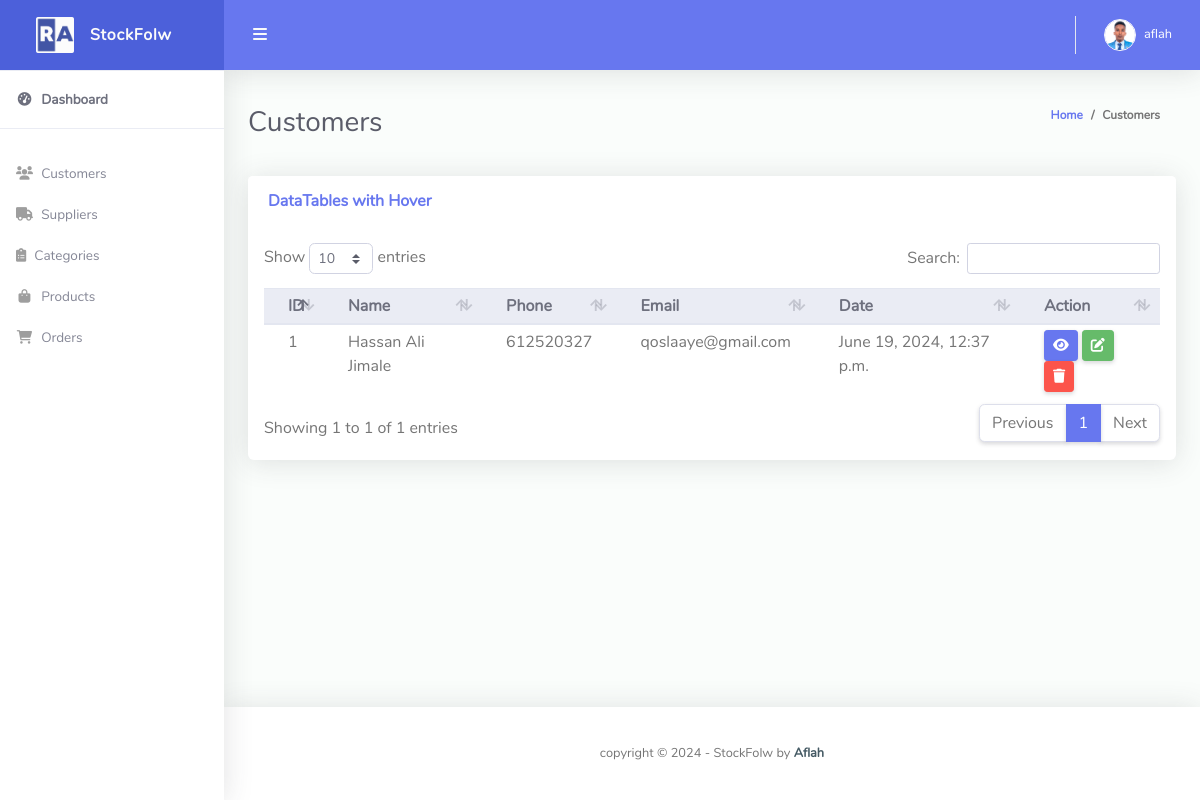
Page /customer/ (signed in) on the earlier database version.
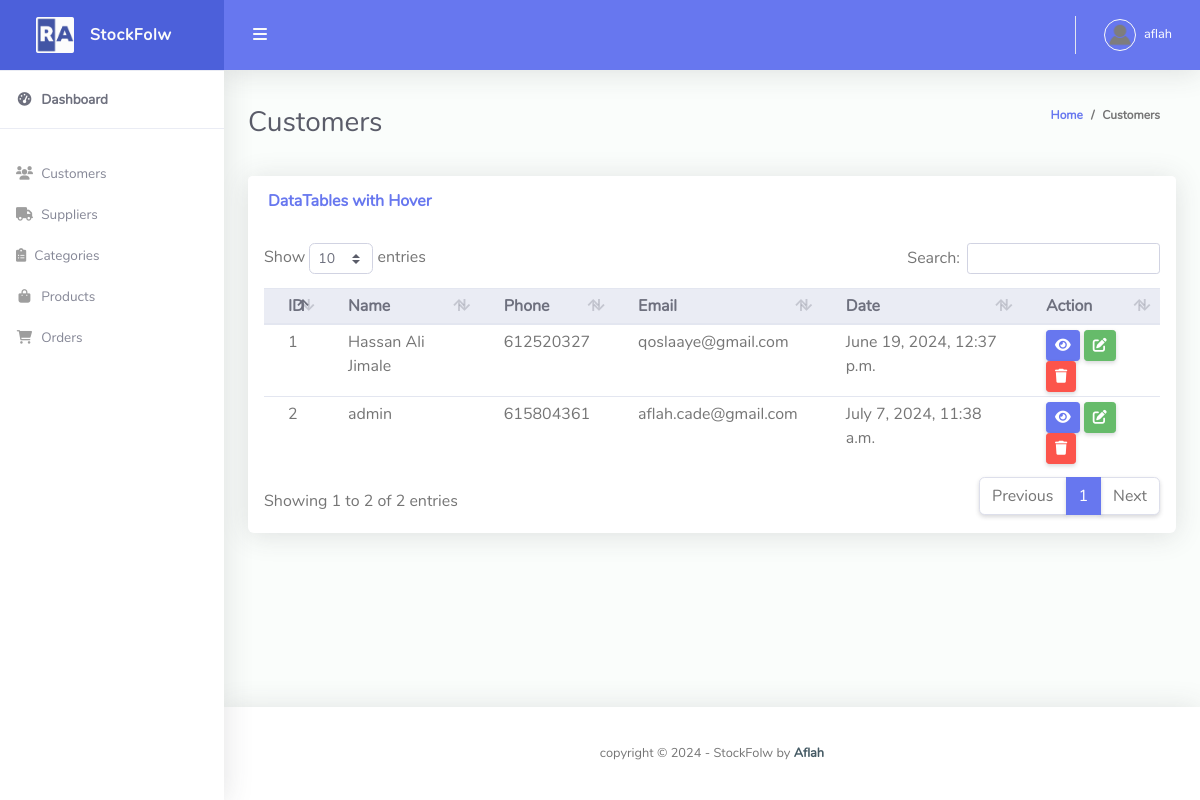
Same page on the later database version.
### stockflow/models.py (models this page shows, shortened)
class Customer(models.Model):
	user = models.OneToOneField(User, null=True, blank=True, on_delete=models.CASCADE)
	name = models.CharField(max_length=200, null=True)
	phone = models.CharField(max_length=200, null=True)
	email = models.CharField(max_length=200, null=True)
	profile_pic = models.ImageField(default="profile1.png", null=True, blank=True)
	date_created = models.DateTimeField(auto_now_add=True, null=True)

### stockflow/views.py (the view)
# urls.py: path('customer/', views.customer, name='customer'),
@login_required(login_url='login')
def customer(request):
    customers = Customer.objects.all()
    context = {'customers': customers}
    return render(request, 'customer.html', context)

### templates/customer.html (shortened to what this page needs)
{% extends 'base.html' %}
{% block content %}
<div class="container-fluid" id="container-wrapper">
    <div class="d-sm-flex align-items-center justify-content-between mb-4">
        <h1 class="h3 mb-0 text-gray-800">Customers</h1>
        <ol class="breadcrumb">
            <li class="breadcrumb-item"><a href="{% url 'home' %}">Home</a></li>
            <li class="breadcrumb-item">Customers</li>
        </ol>
    </div>
    <div class="row">
        <div class="col-lg-12">
            <div class="card mb-4">
                <div class="card-header py-3 d-flex flex-row align-items-center justify-content-between">
                    <h6 class="m-0 font-weight-bold text-primary">DataTables with Hover</h6>
                </div>
                <div class="table-responsive p-3">
                    <table class="table align-items-center table-flush table-hover table-sm" id="dataTableHover">
                        <thead class="thead-light">
                            <tr>
                                <th>ID</th>
                                <th>Name</th>
                                <th>Phone</th>
                                <th>Email</th>
                                <th>Date</th>
                                <th>Action</th>
                            </tr>
                        </thead>
                        <tbody>
                            {% for customer in customers %}
                            <tr>
                                <td>{{ customer.id }}</td>
                                <td>{{ customer.name }}</td>
                                <td>{{ customer.phone }}</td>
                                <td>{{ customer.email }}</td>
                                <td>{{ customer.date_created }}</td>
                                <td>
                                    <a href="" class="btn btn-sm btn-primary">
                                        <i class="fas fa-eye"></i>
                                    </a>
                                    <a href="" class="btn btn-sm btn-success">
                                        <i class="fas fa-edit"></i>
                                    </a>
                                    <a href="" class="btn btn-sm btn-danger">
                                        <i class="fas fa-trash"></i>
                                    </a>
                                </td>
                            </tr>
                            {% endfor %}
                        </tbody>
                    </table>
                </div>
            </div>
        </div>
    </div>
</div>
{% endblock %}

### templates/base.html (shortened to what this page needs)
{% load static %}
<!DOCTYPE html>
<html lang="en">
<head>
  <link href="https://cdnjs.cloudflare.com/ajax/libs/font-awesome/6.0.0-beta3/css/all.min.css" rel="stylesheet" type="text/css">
  <link href="{% static 'vendor/bootstrap/css/bootstrap.min.css' %}" rel="stylesheet" type="text/css">
  <link href="{% static 'css/ruang-admin.min.css' %}" rel="stylesheet">
  <link href="{% static 'vendor/datatables/dataTables.bootstrap4.min.css' %}" rel="stylesheet">
  </head>
<body id="page-top">
  <div id="wrapper">
    {% include 'partials/sidebar.html' %}
    <div id="content-wrapper" class="d-flex flex-column">
      <div id="content">
        {% include 'partials/topbar.html' %}
        {% block content %}
        {% endblock %}
      </div>
      {% include 'partials/footer.html' %}
    </div>
  </div>
</body>
</html>

### templates/partials/sidebar.html
{% load static %}
<ul class="navbar-nav sidebar sidebar-light accordion" id="accordionSidebar">
    <a class="sidebar-brand d-flex align-items-center justify-content-center" href="/">
        <div class="sidebar-brand-icon">
            <img src="{% static 'img/logo/logo2.png' %}">
        </div>
        <div class="sidebar-brand-text mx-3">StockFolw</div>
    </a>
    <hr class="sidebar-divider my-0">
    <li class="nav-item active">
        <a class="nav-link" href="/">
            <i class="fas fa-fw fa-tachometer-alt"></i>
            <span>Dashboard</span></a>
    </li>
    <hr class="sidebar-divider">
    <li class="nav-item">
        <a class="nav-link" href="{% url 'customer' %}">
            <i class="fas fa-fw fa-users"></i>
            <span>Customers</span>
        </a>
    </li>
    <li class="nav-item">
        <a class="nav-link" href="{% url 'supplier' %}">
            <i class="fas fa-fw fa-truck"></i>
            <span>Suppliers</span>
        </a>
    </li>
    <li class="nav-item">
        <a class="nav-link" href="#">
            <i class="fas fa-clipboard-list"></i>
            <span>Categories</span>
        </a>
    </li>
    <li class="nav-item">
        <a class="nav-link" href="#">
            <i class="fas fa-fw fa-shopping-bag"></i>
            <span>Products</span>
        </a>
    </li>
    <li class="nav-item">
        <a class="nav-link" href="#">
            <i class="fas fa-fw fa-shopping-cart"></i>
            <span>Orders</span>
        </a>
    </li>
</ul>

### templates/partials/topbar.html (shortened to what this page needs)
{% load static %}
<nav class="navbar navbar-expand navbar-light bg-navbar topbar mb-4 static-top">
    <button id="sidebarToggleTop" class="btn btn-link rounded-circle mr-3">
        <i class="fa fa-bars"></i>
    </button>
    <ul class="navbar-nav ml-auto">
        <li class="nav-item dropdown no-arrow">
            <a class="nav-link dropdown-toggle" href="#" id="userDropdown" role="button" data-toggle="dropdown"
                aria-haspopup="true" aria-expanded="false">
                {% if request.user.customer.profile_pic %}
                <img class="img-profile rounded-circle" src="{{request.user.customer.profile_pic.url}}"
                    style="max-width: 60px">
                {% else %}
                <img class="img-profile rounded-circle" src="{% static 'img/Testro.jpg' %}" style="max-width: 60px">
                {% endif %}
                <span class="ml-2 d-none d-lg-inline text-white small">{{request.user}}</span>
            </a>
        </li>
    </ul>
</nav>

### templates/partials/footer.html
<footer class="sticky-footer bg-white">
    <div class="container my-auto py-2">
        <div class="copyright text-center my-auto">
            <span>copyright &copy;
                <script> document.write(new Date().getFullYear()); </script> - StockFolw by
                <b><a href="#" target="_blank">Aflah</a></b>
            </span>
        </div>
    </div>
</footer>

Differences in the rows shown:
added Customer: id "2", name "admin", phone "615804361", email "aflah.cade@gmail.com", date_created "July 7, 2024, 11:38 a.m."
Other differences:
text written by a page script: "Show entries Search: Showing 1 to 1 of 1 entries Previous 1 Next" → "Show entries Search: Showing 1 to 2 of 2 entries Previous 1 Next"
